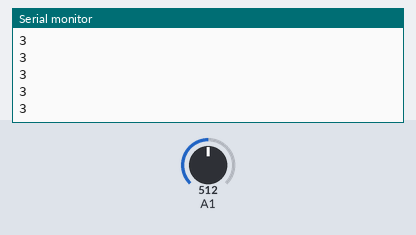
A sketch run on a simulated Arduino Uno, built with avr-gcc and run on an emulated ATmega328P. On the bench: the last lines printed to the serial monitor. Inputs (shaded band) come from the test bench; at power-on: A1 = 512.

Above: at 1.2 s.
1.3 s: A1 set to 585
At 2.1 s:
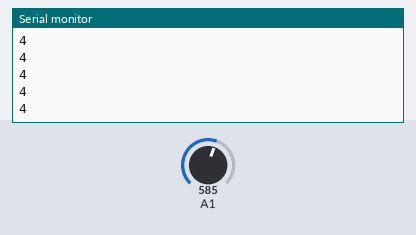
2.8 s: A1 set to 763
At 3.4 s:
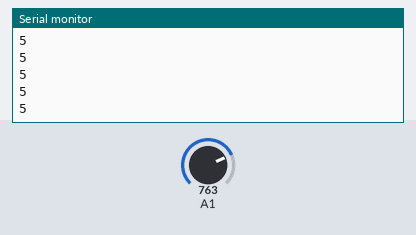
Timing chart, 0 to 5.2 s (numbered marks = the images above; inputs shaded):
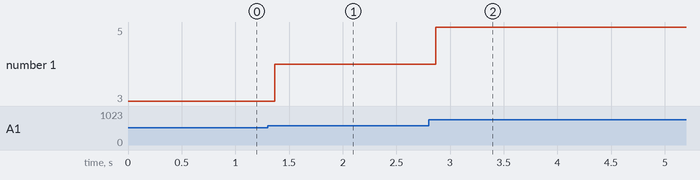

The sketch:

aufgabe6.ino
```cpp
 #define SERIAL_COMSPEED 9600

void setup() {
  Serial.begin(SERIAL_COMSPEED);
  pinMode(A1, INPUT);
}

int getButtonI(int inp) {
  // Button 1: 0
  // Button 2: 242
  // Button 3: 473
  // Button 4: 677
  // Button 5: 830
  if (inp < 121) {
    return 1;
  }else if(inp < 357) {
    return 2;
  }else if(inp < 575) {
    return 3;
  }else if(inp < 753) {
    return 4;
  }else if(inp < 926) {
    return 5;
  }else {
    return 0;
  }
}

void loop() {
  int a1_read = analogRead(A1);
  int state = getButtonI(a1_read);

  if (state > 0){
    Serial.print(state);
    Serial.print("\n");
  }
}
```

Measured:
- after the input at 1.3 s, the serial monitor: prints a new line after 0.07 s (image 1)
- after the input at 2.8 s, the serial monitor: prints a new line after 0.07 s (image 2)
- plotted number 1: 3 → 4 after the input at 1.3 s, 4 → 5 after the input at 2.8 s
